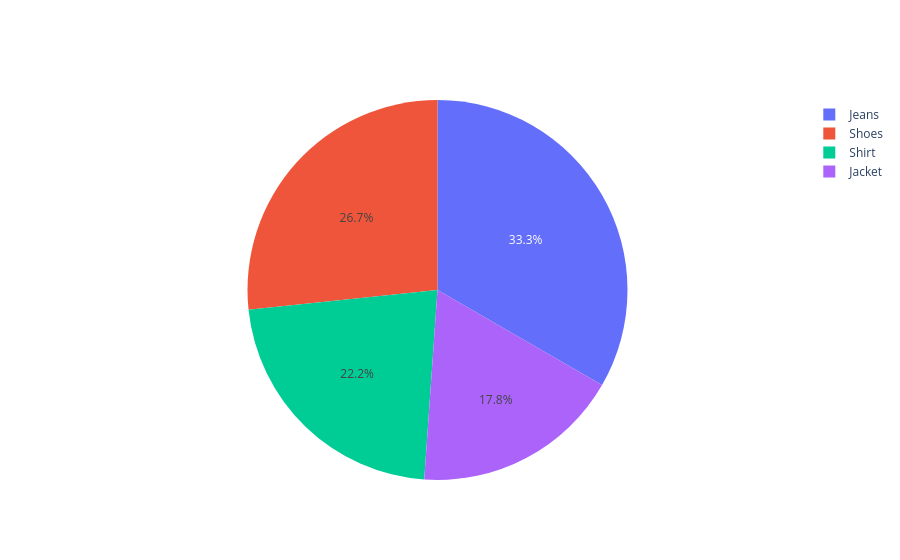

The cell this chart's notebook holds for it:
### Code cell
df1 = pd.DataFrame({
    "Product": ["Shirt", "Jeans", "Shoes", "Jacket"],
    "Sales": [50000, 75000, 60000, 40000]
})

fig = go.Figure()

fig.add_trace(
    go.Pie(
        labels=df1["Product"],
        values=df1["Sales"]
    )
)

fig.show()

### Figure 1 — Plotly figure (JSON) as saved in the notebook; plotly's stock layout.template omitted (floating-point values rounded to 4 significant figures)
{"data": [{"labels": ["Shirt", "Jeans", "Shoes", "Jacket"], "type": "pie", "values": [50000, 75000, 60000, 40000]}], "layout": {}}
